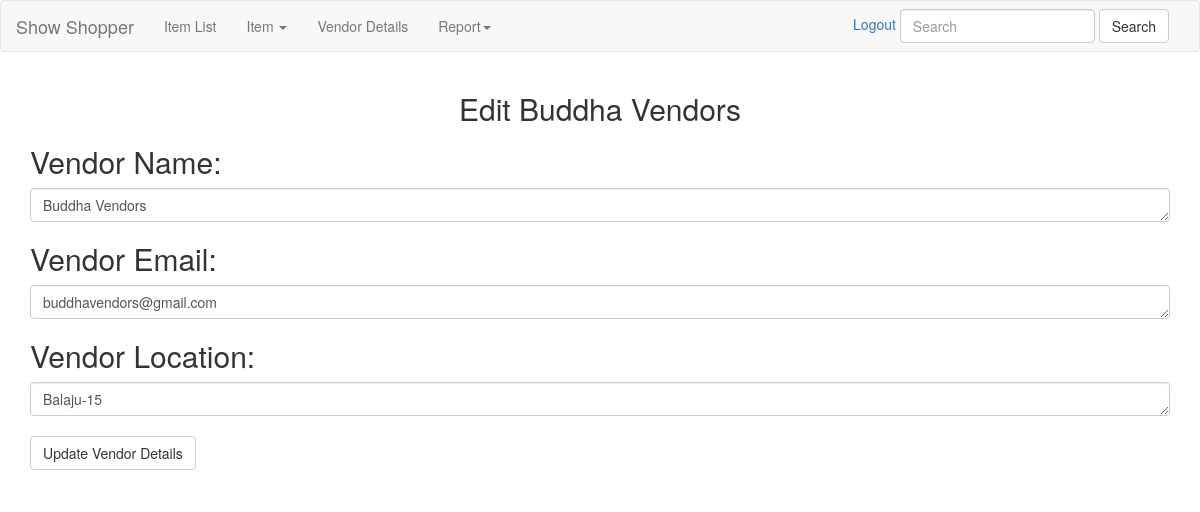
The page /editVendor.php?id=1 on the database its author committed.
### tables this page shows
CREATE TABLE `vendor` (
  `vendorId` int(11) NOT NULL,
  `vendorName` varchar(200) NOT NULL,
  `vendorEmail` text NOT NULL,
  `vendorLocation` varchar(100) NOT NULL,
  `itemCategory` int(50) NOT NULL
);

### editVendor.php (the view, shortened to what this page needs)
<?php
include 'connect.php';
?>
<html>
<head>
    <link href="css/style.css" rel="stylesheet">
    <link href="css/bootstrap.min.css" rel="stylesheet">
</head>
<body>
    <?php
    $id = @$_GET['id'];
    ?>
    <div class="container">
    <?php
                $sql2 = "SELECT * FROM vendor where vendorId='$id'";
                $result2=$conn->query($sql2);
                while($row = $result2->fetch_assoc()){
                    $name = $row["vendorName"];
                    echo '<h2> <center>Edit '.$name.'</center></h2>';
                    echo '
                    <form method="post" action="#">
                        <h2>Vendor Name:  </h2><textarea class="form-control" rows="1" name="editedName">'.$name.'</textarea>
                        <h2>Vendor Email:</h2><textarea class="form-control" rows="1" name="editedEmail">'.$row["vendorEmail"].'</textarea>
                        <h2>Vendor Location:</h2><textarea class="form-control" rows="1" name="editedLocation">'.$row["vendorLocation"].'</textarea>
                        <br>
                        <a href="editVendor.php?id='.$id.'"> <button name="editVendorName" class="btn btn-default"> Update Vendor Details</button></a>
                    </form>
                    ';
                }
        ?>
        </div>
    </body>
    </html>

### rows shown on the page
vendor: vendorName "Buddha Vendors", editedName "Buddha Vendors", editedEmail "buddhavendors@gmail.com", editedLocation "Balaju-15"
